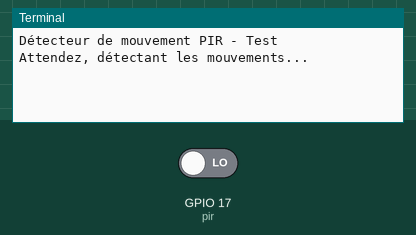
A program run on a simulated Raspberry Pi (BCM pin numbers). Parts: the last lines printed to the terminal. The test bench sets the inputs (shaded band); at power-on: GPIO 17 (pir) LOW. The clock reads 2024-03-15 10:24:30 at power-on unless the program sets it; web requests get an empty 200 reply after 0.4 s. At 4.0 s the program stops and its outputs stay as they are.

Above: at 1.2 s.
1.3 s: GPIO 17 (pir) driven HIGH
At 1.8 s:
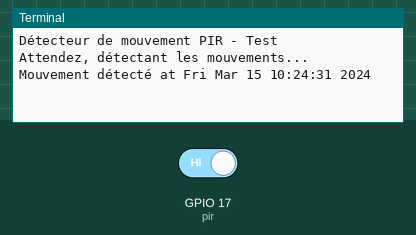
2.8 s: GPIO 17 (pir) driven LOW
At 4.4 s:
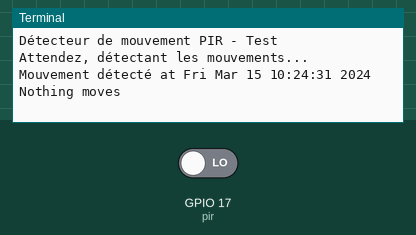

Measured:
- after the input at 1.3 s, the terminal: prints a new line at once (image 1)
- after the input at 2.8 s, the terminal: prints a new line after 0.30 s (image 2)

The program:

raspberry.py
```python
from gpiozero import MotionSensor
import time
import requests

pir = MotionSensor(17)

print("Détecteur de mouvement PIR - Test")
print("Attendez, détectant les mouvements...")

try:
    # while True:
        # Détection du mouvement
        pir.wait_for_motion()
        print("Mouvement détecté at " + str(time.ctime()))
        # Envoyer du signal a notre WebApp
        url = 'http://172.210.82.238:2223/data'
        myobj = {'room': 'room-1', 'message': 'Movement detected'}
        x = requests.post(url, json = myobj)

        time.sleep(1)
        # Allumer la SmartTV
        url = 'http://192.168.0.155:8060/keypress/PowerOn'
        myobj = {'message': 'Lumos'}
        x = requests.post(url, json = myobj)

        # Si aucune détection du mouvement
        pir.wait_for_no_motion()
        print("Nothing moves")
        # Envoyer du signal a notre WebApp
        url = 'http://172.210.82.238:2223/data'
        myobj = {'room': 'room-1', 'message': 'Nothing moves'}
        x = requests.post(url, json = myobj)

        # Éteindre la SmartTV
        url = 'http://192.168.0.155:8060/keypress/PowerOff'
        myobj = {'message': 'No Lumos'}
        x = requests.post(url, json = myobj)

        time.sleep(0.1)

except KeyboardInterrupt:
    print("Interrupted!")
```
